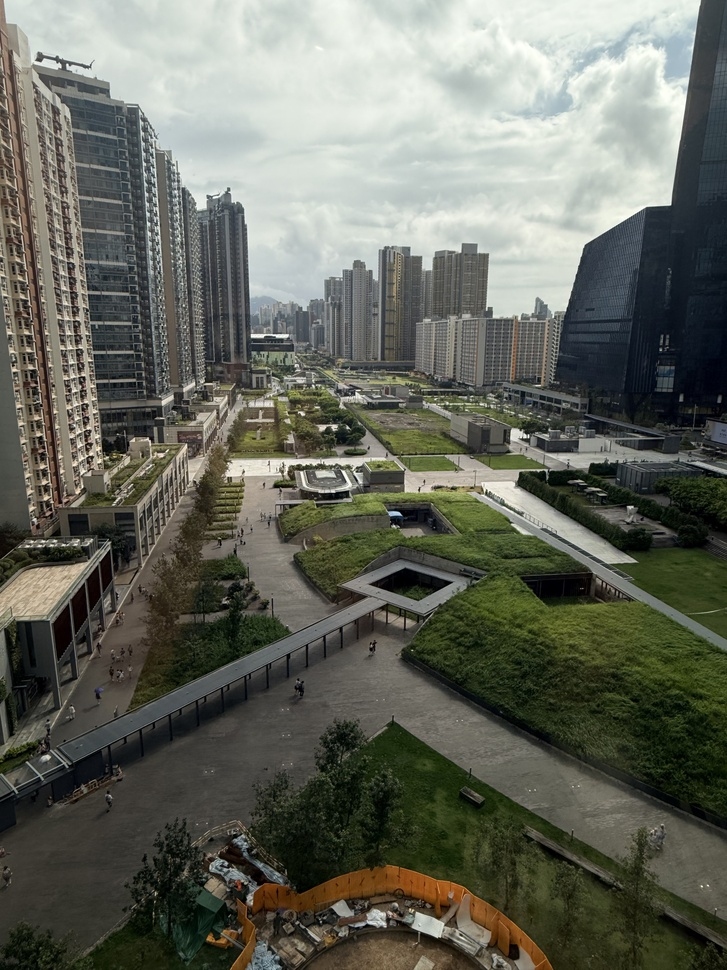
#> input picture original/IMG_3416.jpg, 727 x 970 px, shrunk from 3024 x 4032 before the run; its folder holds only this picture in this run
$ python make_variants.py ../original/IMG_3416.jpg
#> lines starting #> are read from the running program, lines starting #| are printed output that depends on the picture
#!/usr/bin/env python3
"""Make single-factor test variants of photos for the batch upload page (diagnostics only).

    python tools/make_variants.py "temp/probe/photo1.jpg" "temp/probe/photo2.jpg" --out temp/variants
    python tools/make_variants.py temp/probe --out temp/variants        # a whole folder

Every variant is written flat as <photo>__<variant>.png, so ONE batch upload covers all photos
and the exported CSV file names still tell you the source and the variant.
These files are test probes: never add them to the dataset (edited copies would leak across splits).
"""
from __future__ import annotations

import argparse
import sys
from pathlib import Path

from PIL import Image, ImageEnhance, ImageFilter, ImageOps

SUFFIXES = {".jpg", ".jpeg", ".png", ".webp", ".bmp"}


def make_variants(image: Image.Image) -> dict[str, Image.Image]:
    width, height = image.size
    red, green, blue = image.split()
    return {
        "original": image,
        "gray": image.convert("L").convert("RGB"),
        "swap_rb": Image.merge("RGB", (blue, green, red)),
        "darker": ImageEnhance.Brightness(image).enhance(0.6),
        "brighter": ImageEnhance.Brightness(image).enhance(1.4),
        "blur": image.filter(ImageFilter.GaussianBlur(3)),
        "flip": ImageOps.mirror(image),
        "centre_crop": image.crop((int(width * 0.2), int(height * 0.2), int(width * 0.8), int(height * 0.8))),
    }


def collect(paths: list[str]) -> list[Path]:
    files = []
    for value in paths:
        path = Path(value)
        if path.is_dir():
            files += sorted(p for p in path.rglob("*") if p.suffix.lower() in SUFFIXES)
        elif path.is_file():
            files.append(path)
        else:
            print(f"WARNING not found: {path}", file=sys.stderr)
    return files


def main(argv: list[str] | None = None) -> int:
    parser = argparse.ArgumentParser(description=__doc__, formatter_class=argparse.RawDescriptionHelpFormatter)
    parser.add_argument("sources", nargs="+", help="photo files and/or folders")
    parser.add_argument("--out", type=Path, default=Path("temp/variants"))
    args = parser.parse_args(argv)

    files = collect(args.sources)
    if not files:
        print("ERROR no photos found", file=sys.stderr)
        return 1
    args.out.mkdir(parents=True, exist_ok=True)
    used, written, failed = set(), 0, 0
    for path in files:
        stem = path.stem.replace("__", "_")
        unique, number = stem, 2
        while unique in used:
            unique, number = f"{stem}_{number}", number + 1
        used.add(unique)
        try:
            with Image.open(path) as opened:
#> opened is the input picture: PIL image 727x970 RGB; mean R, G, B 100.9, 103.3, 92.9
                image = ImageOps.exif_transpose(opened).convert("RGB")
        except OSError as error:
            print(f"WARNING skipped {path}: {error}", file=sys.stderr)
            failed += 1
            continue
        for name, variant in make_variants(image).items():
#> in make_variants, `width, height = image.size`: width = 727; height = 970
#> in make_variants, `red, green, blue = image.split()`:
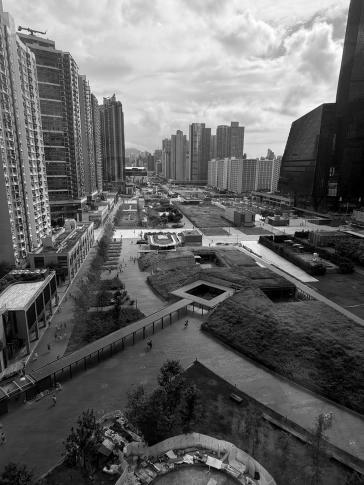
#> red: PIL image 727x970 L (shown at 1/2 size); min 0, max 255, mean 100.9
#> in make_variants, `red, green, blue = image.split()`:
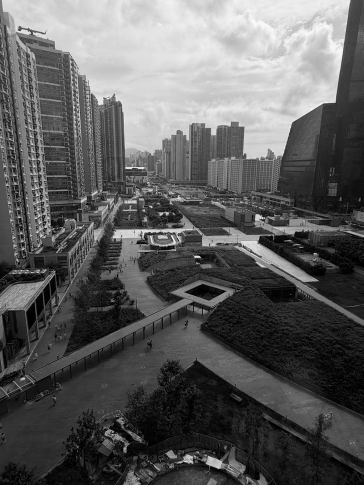
#> blue: PIL image 727x970 L (shown at 1/2 size); min 0, max 255, mean 92.9
            variant.save(args.out / f"{unique}__{name}.png")
            written += 1
#> this loop made 8 passes
#> pass 2, in main, `variant.save(args.out / f"{unique}__{name}.png")`:
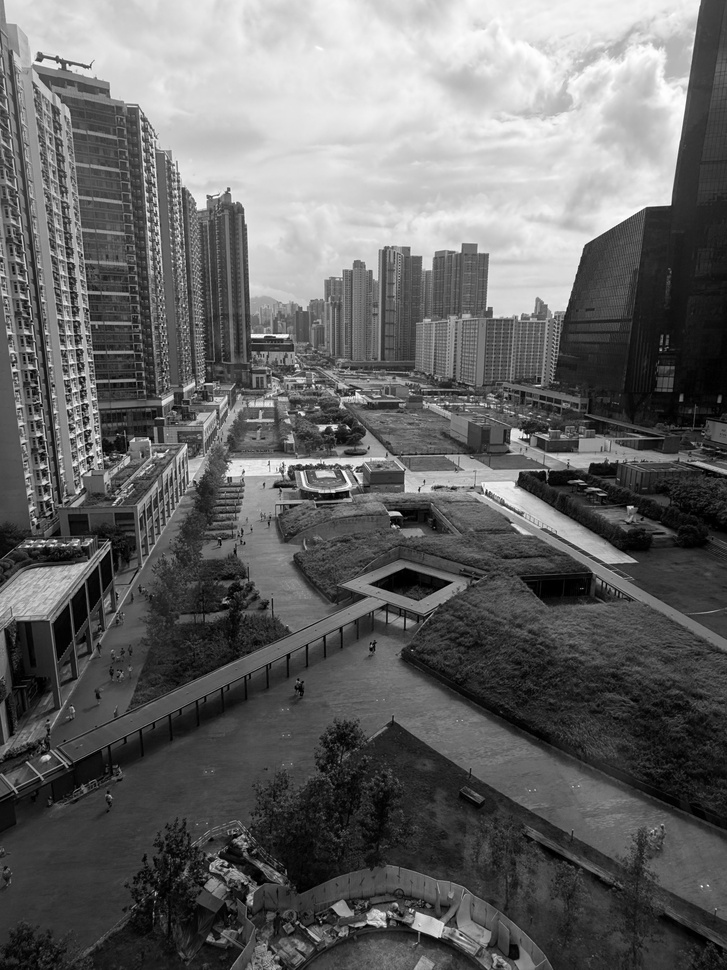
#> saved as IMG_3416__gray.png: PIL image 727x970 RGB; min 0, max 254, mean 101.4
#> after the loop, written = 8
    print(f"Wrote {written} files for {len(files) - failed} photos to {args.out}")
#| Wrote 8 files for 1 photos to temp/variants
    print("Next: upload everything in that folder on the Predict page, export the CSV, then run summarise_variants.py")
    return 0 if not failed else 1


if __name__ == "__main__":
    raise SystemExit(main())
#> (the program exits here)

$ run again, on original/IMG_3767.jpg
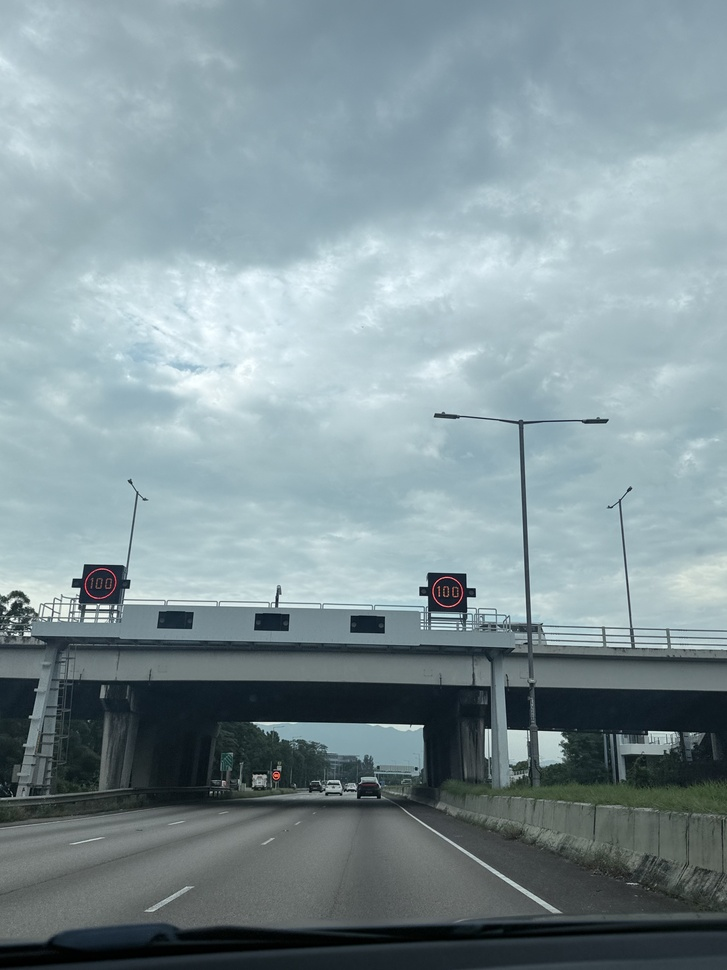
#> input picture original/IMG_3767.jpg, 727 x 970 px, shrunk from 3024 x 4032 before the run
#> in main, opened is the input picture: PIL image 727x970 RGB; mean R, G, B 129.8, 147.5, 152.8
#> width = 727; height = 970
#> in make_variants, `red, green, blue = image.split()`:
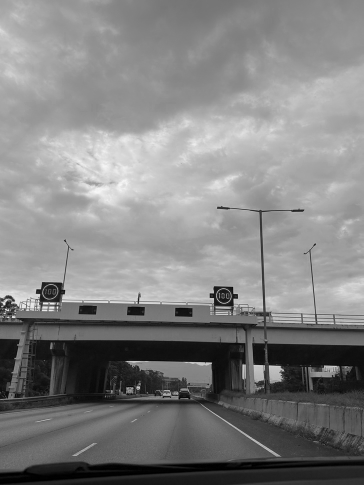
#> red: PIL image 727x970 L (shown at 1/2 size); min 0, max 249, mean 129.8
#> in make_variants, `red, green, blue = image.split()`:
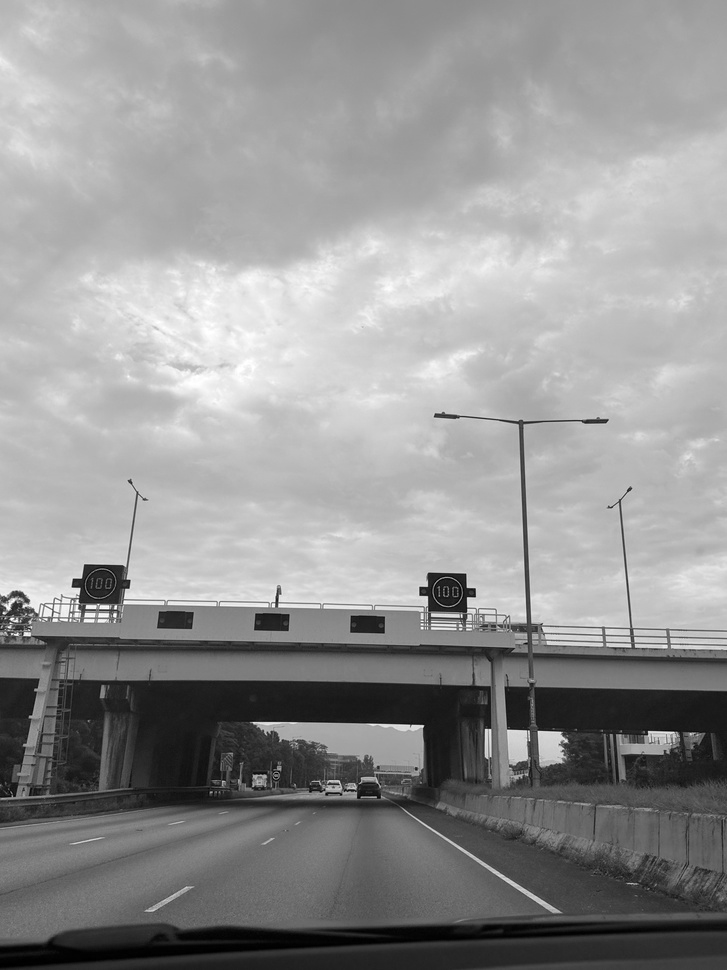
#> green: PIL image 727x970 L; min 0, max 255, mean 147.5
#> the loop in main, `for name, variant in make_variants(image).items():` made 8 passes
#> name on passes 1 to 8: 'original', 'gray', 'swap_rb', 'darker', 'brighter', 'blur', 'flip', 'centre_crop'
#> after the loop in main, `for name, variant in make_variants(image).items():`: written = 8
#| Wrote 8 files for 1 photos to temp/variants

$ run again, on original/IMG_3768.jpg
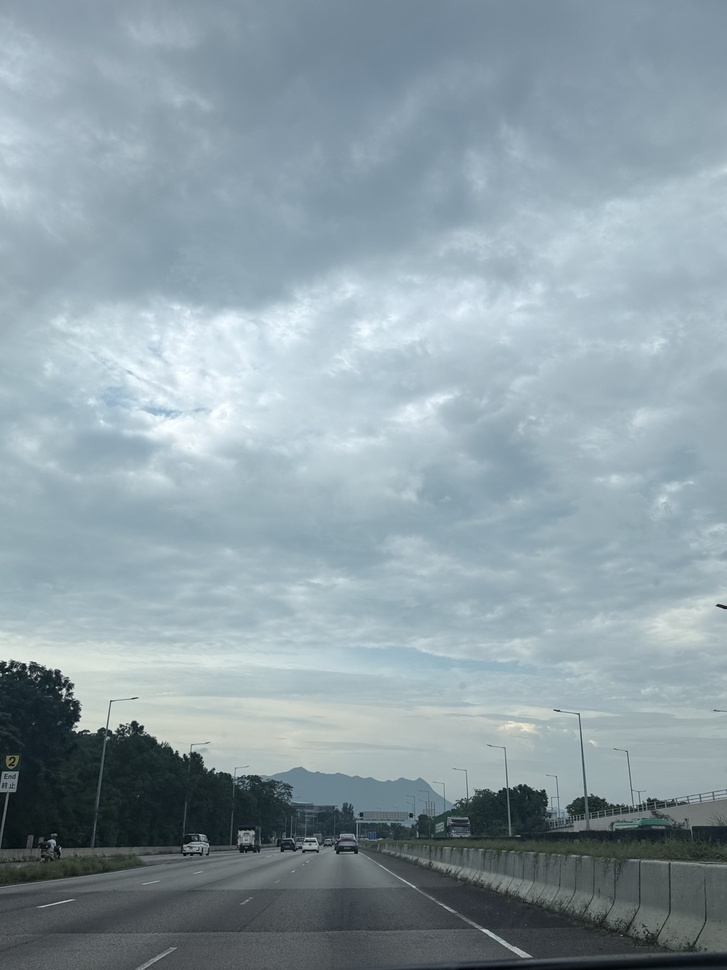
#> input picture original/IMG_3768.jpg, 727 x 970 px, shrunk from 3024 x 4032 before the run
#> in main, opened is the input picture: PIL image 727x970 RGB; mean R, G, B 141.4, 157.7, 165.7
#> width = 727; height = 970
#> in make_variants, `red, green, blue = image.split()`:
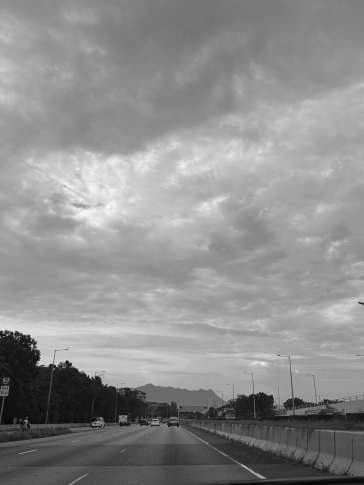
#> red: PIL image 727x970 L (shown at 1/2 size); min 0, max 249, mean 141.4
#> in make_variants, `red, green, blue = image.split()`:
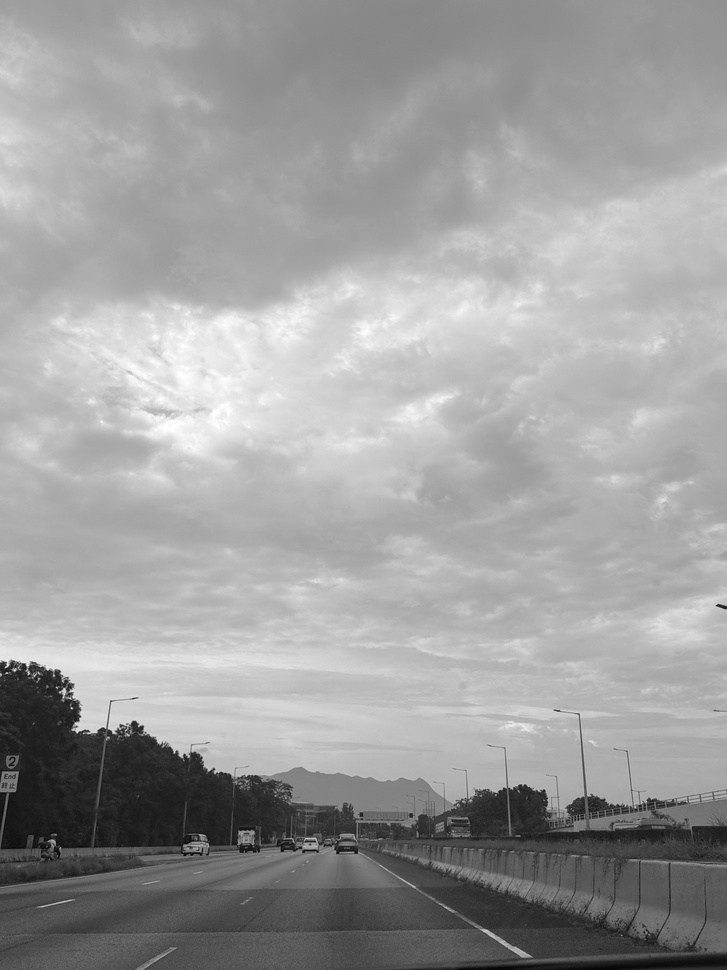
#> green: PIL image 727x970 L; min 2, max 255, mean 157.7
#> the loop in main, `for name, variant in make_variants(image).items():` made 8 passes
#> name on passes 1 to 8: 'original', 'gray', 'swap_rb', 'darker', 'brighter', 'blur', 'flip', 'centre_crop'
#> after the loop in main, `for name, variant in make_variants(image).items():`: written = 8
#| Wrote 8 files for 1 photos to temp/variants
